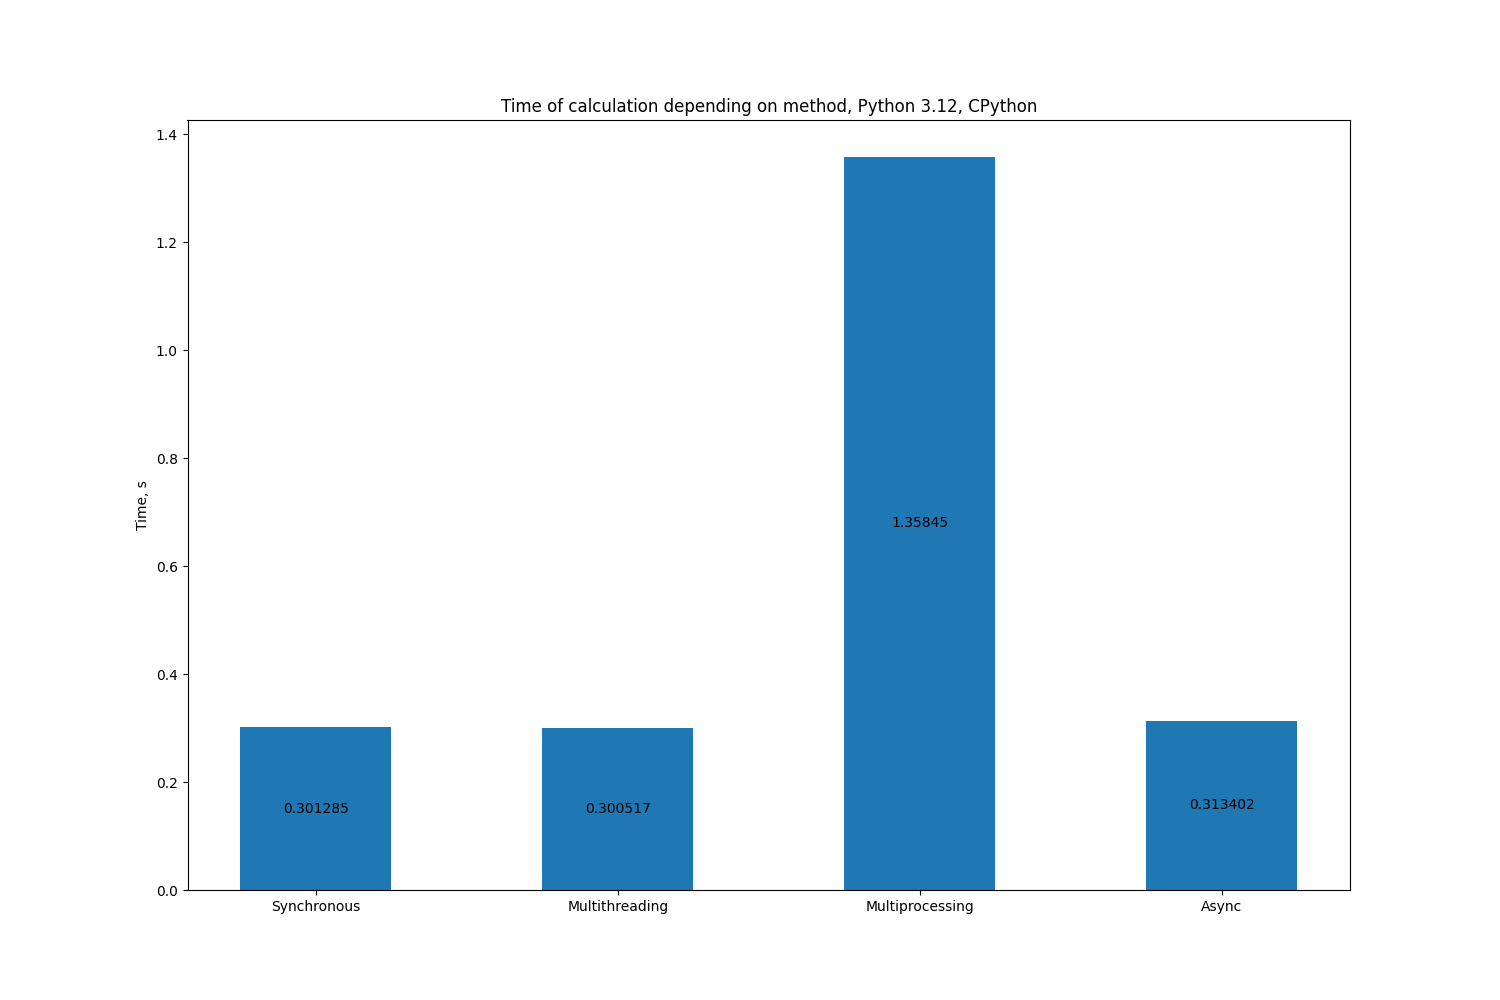

The Python source for this figure:
from concurrent.futures.process import ProcessPoolExecutor

import threading
import time
import matplotlib.pyplot as plt
import asyncio
import math

lock = threading.Lock()

def heavy(number):
    result = 0
    for i in range(1, 10000000):
        result += math.sqrt(number / i) * math.pow(number + math.log(i), 2.1) / math.log(number * i + 1)
    return result

def worker(results: list[float], number: int):
    result = heavy(number)

    lock.acquire()
    results.append(result)
    lock.release()

async def async_worker(results: list[float], number: int):
    result = heavy(number)

    lock.acquire()
    results.append(result)
    lock.release()

async def main():
    timings = []
    size = 10

    # synchronous
    start = time.time()

    titles = []
    for i in range(1, size + 1):
        worker(titles, i)

    end = time.time()
    timings.append(end - start)

    # multithreading
    start = time.time()

    titles = []
    threads = []
    for i in range(1, size + 1):
        threads.append(threading.Thread(target=worker, args=(titles, i)))
        threads[-1].start()
    for thread in threads:
        thread.join()

    end = time.time()
    timings.append(end - start)

    # multiprocessing
    start = time.time()

    titles = []
    processes = []
    with ProcessPoolExecutor(max_workers=6) as pool:
        for i in range(1, size + 1):
            pool.submit(worker, titles, i)
        pool.shutdown(wait=True)

    end = time.time()
    timings.append(end - start)

    # async
    start = time.time()

    titles = []
    for i in range(1, size + 1):
        asyncio.create_task(async_worker(titles, i))
    await asyncio.gather(*asyncio.all_tasks() - {asyncio.current_task()})

    end = time.time()
    timings.append(end - start)

    print(timings)
    plt.figure(figsize=(15,10))
    l = plt.bar(["Synchronous", "Multithreading", "Multiprocessing", "Async"], timings, 0.5)
    plt.bar_label(l, label_type="center")
    plt.title("Time of calculation depending on method, Python 3.12, CPython")
    plt.ylabel("Time, s")
    plt.show()


if __name__ == "__main__":
    asyncio.run(main())
